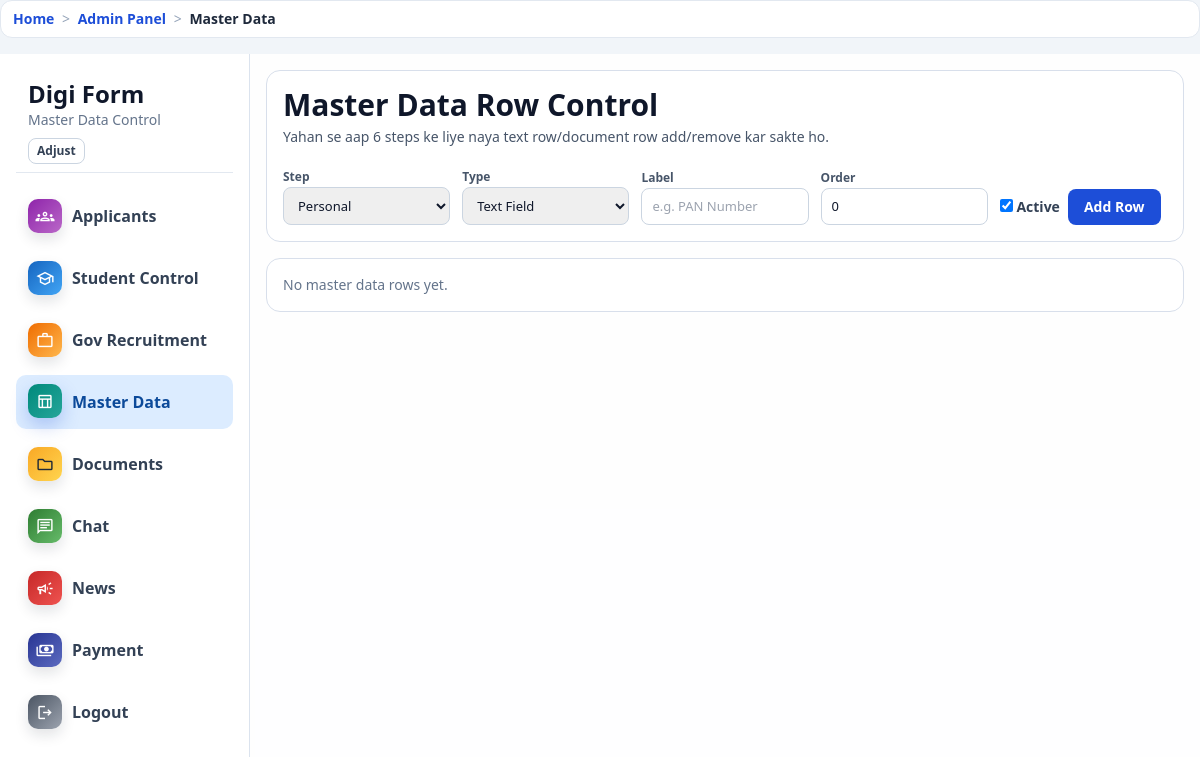
/admin-panel/master-data/ (signed in), run on an earlier commit of the app's database.
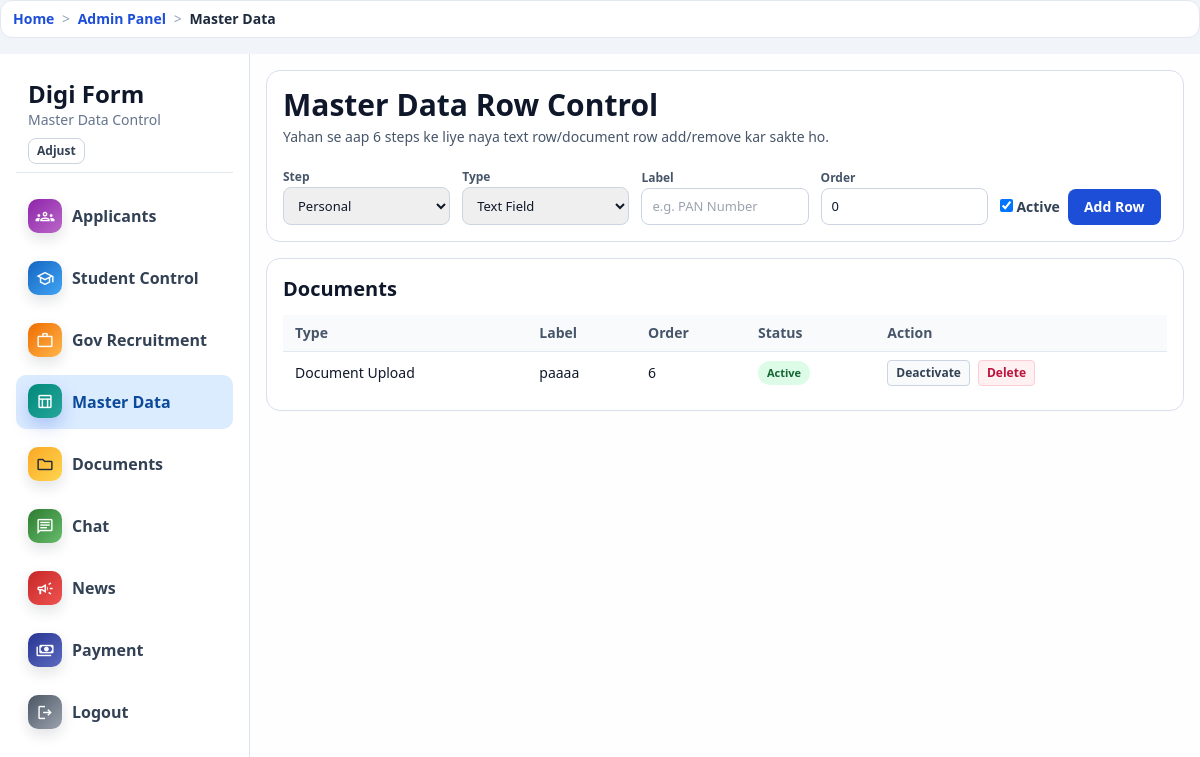
And on a later commit of the database.
### accounts/models.py (models this page shows, shortened)
class MasterDataField(models.Model):
    STEP_PERSONAL = "personal"
    STEP_ADDRESS = "address"
    STEP_ACADEMIC = "academic"
    STEP_COLLEGE = "college"
    STEP_BANK = "bank"
    STEP_DOCUMENTS = "documents"
    STEP_CHOICES = [
        (STEP_PERSONAL, "Personal"),
        (STEP_ADDRESS, "Address"),
        (STEP_ACADEMIC, "Academic"),
        (STEP_COLLEGE, "College"),
        (STEP_BANK, "Bank"),
        (STEP_DOCUMENTS, "Documents"),
    ]
    KIND_TEXT = "text"
    KIND_DOCUMENT = "document"
    KIND_CHOICES = [
        (KIND_TEXT, "Text Field"),
        (KIND_DOCUMENT, "Document Upload"),
    ]
    step = models.CharField(max_length=20, choices=STEP_CHOICES, default=STEP_PERSONAL)
    label = models.CharField(max_length=140)
    field_kind = models.CharField(max_length=20, choices=KIND_CHOICES, default=KIND_TEXT)
    display_order = models.PositiveIntegerField(default=0)
    is_active = models.BooleanField(default=True)
    created_at = models.DateTimeField(auto_now_add=True)
    class Meta:
        ordering = ["step", "display_order", "label", "id"]

### core/views.py (the view, shortened to what this page needs)
@login_required
def admin_master_data_control(request):
    if not _can_access_admin(request):
        messages.error(request, "Admin panel access allowed nahi hai.")
        return redirect("dashboard")
    try:
        fields = MasterDataField.objects.all().order_by("step", "display_order", "label", "id")
        grouped = {}
        step_labels = dict(MasterDataField.STEP_CHOICES)
        for field in fields:
            grouped.setdefault(field.step, {"label": step_labels.get(field.step, field.step), "rows": []})
            grouped[field.step]["rows"].append(field)
    except (OperationalError, ProgrammingError):
        messages.error(request, "MasterDataField table ready nahi hai. `manage.py migrate` run karo.")
        grouped = {}
    return render(
        request,
        "portal_main/admin_masterdata_control.html",
        {
            "grouped_fields": grouped,
            "step_choices": MasterDataField.STEP_CHOICES,
            "kind_choices": MasterDataField.KIND_CHOICES,
            "is_admin_user": True,
        },
    )

### core/context_processors.py (called while the page is built)
def _humanize_slug(text):
    value = str(text or "").strip().replace("-", " ").replace("_", " ")
    if value.isdigit():
        return f"#{value}"
    return value.title() if value else "Page"

def breadcrumbs(request):
    path = (getattr(request, "path", "") or "/").split("?", 1)[0]
    if not path.startswith("/"):
        path = f"/{path}"
    crumbs = [{"label": "Home", "url": "/"}]
    if path == "/":
        return {"breadcrumbs": crumbs}
    running = ""
    for part in [p for p in path.strip("/").split("/") if p]:
        running += f"/{part}"
        url = f"{running}/"
        label = _humanize_slug(part)
        try:
            match = resolve(url)
            label = NAME_LABELS.get(match.url_name, label)
        except Resolver404:
            pass
        crumbs.append({"label": label, "url": url})
    deduped = [crumbs[0]]
    for item in crumbs[1:]:
        if item["label"] == deduped[-1]["label"] and item["url"] == deduped[-1]["url"]:
            continue
        deduped.append(item)
    return {"breadcrumbs": deduped}

### core/views.py (called while the page is built)
def _is_admin_user(user):
    return bool(user and (user.is_superuser or user.is_staff))

### templates/portal_main/admin_masterdata_control.html (shortened to what the changed rows need)
{% extends 'base.html' %}
{% block body_class %}min-h-screen bg-slate-100 text-slate-900{% endblock %}
{% block page_container_class %}max-w-[1400px] mx-auto p-0{% endblock %}
{% block content %}
<div id="adminLayout" class="layout">
  <main class="panel space-y-4">
    <section class="block p-4">
      <h1 class="text-3xl font-black">Master Data Row Control</h1>
      <p class="text-sm text-slate-600 mt-1">Yahan se aap 6 steps ke liye naya text row/document row add/remove kar sakte ho.</p>
      <form method="post" class="mt-4 grid grid-cols-1 md:grid-cols-5 gap-3 items-end">
      </form>
    </section>
    {% for step_key, section in grouped_fields.items %}
    <section class="block p-4">
      <h2 class="text-xl font-black">{{ section.label }}</h2>
      <div class="mt-3 overflow-auto">
        <table class="w-full text-sm">
          <thead class="bg-slate-50 text-slate-600">
            <tr>
              <th class="px-3 py-2 text-left">Type</th>
              <th class="px-3 py-2 text-left">Label</th>
              <th class="px-3 py-2 text-left">Order</th>
              <th class="px-3 py-2 text-left">Status</th>
              <th class="px-3 py-2 text-left">Action</th>
            </tr>
          </thead>
          <tbody>
            {% for row in section.rows %}
            <tr class="border-t border-slate-200" data-master-row="{{ row.id }}">
              <td class="px-3 py-2">{{ row.get_field_kind_display }}</td>
              <td class="px-3 py-2">{{ row.label }}</td>
              <td class="px-3 py-2">{{ row.display_order }}</td>
              <td class="px-3 py-2">
                {% if row.is_active %}
                <span class="tag tag-green">Active</span>
                {% else %}
                <span class="tag tag-gray">Inactive</span>
                {% endif %}
              </td>
              <td class="px-3 py-2">
                <div class="flex flex-wrap gap-2">
                  <form method="post" class="js-master-action-form" data-action-type="toggle" data-field-id="{{ row.id }}">
                    <button type="submit" class="rounded border border-slate-300 bg-slate-50 px-2 py-1 text-xs font-bold text-slate-700">{% if row.is_active %}Deactivate{% else %}Activate{% endif %}</button>
                  </form>
                  <form method="post" class="js-master-action-form" data-action-type="delete" data-field-id="{{ row.id }}">
                    <button type="submit" class="rounded border border-rose-200 bg-rose-50 px-2 py-1 text-xs font-bold text-rose-700">Delete</button>
                  </form>
                </div>
              </td>
            </tr>
            {% endfor %}
          </tbody>
        </table>
      </div>
    </section>
    {% empty %}
    <section class="block p-4 text-sm text-slate-500">No master data rows yet.</section>
    {% endfor %}
  </main>
</div>
{% endblock %}

What changed in the data, as far as the page shows it:
added MasterDataField: field_kind "Document Upload", label "paaaa", display_order "6", is_active "Active"
Also different on the page:
new list line: "Documents Type Label Order Status Action"
text no longer shown: "No master data rows yet."
